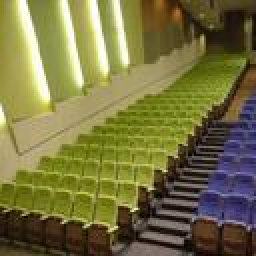
#> input picture Auditorium/00000001.jpg, 128 x 128 px (shown 2 times larger); its folder holds only this picture in this run
$ jupyter execute --allow-errors 'PSET I.ipynb'   (shell and % lines are left out)   (Python 2 division)   (older library calls are emulated)
#> lines starting #> are read from the running program, lines starting #| are printed output that depends on the picture
### numpy_sift.py
import numpy as np
import math
import time

class SIFTDescriptor(object):
    """Class for computing SIFT descriptor of the square patch

    Attributes:
        patchSize: size of the patch in pixels
        maxBinValue: maximum descriptor element after L2 normalization. All above are clipped to this value
        numOrientationBins: number of orientation bins for histogram
        numSpatialBins: number of spatial bins. The final descriptor size is numSpatialBins x numSpatialBins x numOrientationBins
    """
    def precomputebins(self):
        halfSize = int(self.patchSize/2)
        ps = self.patchSize
        sb = self.spatialBins;
        step = float(self.spatialBins + 1) / (2 * halfSize)
        precomp_bins = np.zeros(2*ps, dtype = np.int32)
        precomp_weights = np.zeros(2*ps, dtype = np.float)
        precomp_bin_weights_by_bx_py_px_mapping = np.zeros((sb,sb,ps,ps), dtype = np.float)
        for i in range(ps):
            i1 = i + ps
            x = step * i
            xi = int(x)
            # bin indices
            precomp_bins[i] = xi -1;
            precomp_bins[i1] = xi
            #bin weights
            precomp_weights[i1] = x - xi;
            precomp_weights[i] = 1.0 - precomp_weights[i1];
            #truncate
            if  (precomp_bins[i] < 0):
                precomp_bins[i] = 0;
                precomp_weights[i] = 0
            if  (precomp_bins[i] >= self.spatialBins):
                precomp_bins[i] = self.spatialBins - 1;
                precomp_weights[i] = 0
            if  (precomp_bins[i1] < 0):
                precomp_bins[i1] = 0;
                precomp_weights[i1] = 0
            if  (precomp_bins[i1] >= self.spatialBins):
                precomp_bins[i1] = self.spatialBins - 1;
                precomp_weights[i1] = 0
        for y in range(ps):
            for x in range(ps):
                precomp_bin_weights_by_bx_py_px_mapping[precomp_bins[y], precomp_bins[x], y, x ] += precomp_weights[y]*precomp_weights[x]
                precomp_bin_weights_by_bx_py_px_mapping[precomp_bins[y+ps], precomp_bins[x], y, x ] += precomp_weights[y+ps]*precomp_weights[x]
                precomp_bin_weights_by_bx_py_px_mapping[precomp_bins[y], precomp_bins[x+ps], y, x ] += precomp_weights[y]*precomp_weights[x+ps]
                precomp_bin_weights_by_bx_py_px_mapping[precomp_bins[y+ps], precomp_bins[x+ps], y, x ] += precomp_weights[y+ps]*precomp_weights[x+ps]
        mask =  self.CircularGaussKernel(kernlen=self.patchSize)
        for y in range(sb):
            for x in range(sb):
                precomp_bin_weights_by_bx_py_px_mapping[y,x,:,:] *= mask
                precomp_bin_weights_by_bx_py_px_mapping[y,x,:,:] = np.maximum(0,precomp_bin_weights_by_bx_py_px_mapping[y,x,:,:])
        return precomp_bins.astype(np.int32),precomp_weights,precomp_bin_weights_by_bx_py_px_mapping,mask
    def __init__(self, patchSize = 41, maxBinValue = 0.2, numOrientationBins = 8, numSpatialBins = 4):
        self.patchSize = patchSize
        self.maxBinValue = maxBinValue
        self.orientationBins = numOrientationBins
        self.spatialBins = numSpatialBins
        self.precomp_bins,self.precomp_weights,self.mapping,self.mask = self.precomputebins()
        self.binaryMask = self.mask > 0
        self.gx = np.zeros((patchSize,patchSize), dtype=np.float)
        self.gy = np.zeros((patchSize,patchSize), dtype=np.float)
        self.ori = np.zeros((patchSize,patchSize), dtype=np.float)
        self.mag = np.zeros((patchSize,patchSize), dtype=np.float)
        self.norm_patch = np.zeros((patchSize,patchSize), dtype=np.float)
        ps = self.patchSize
        sb = self.spatialBins
        ob = self.orientationBins
        self.desc = np.zeros((ob, sb , sb ), dtype = np.float)
        return
    def CircularGaussKernel(self, kernlen=21):
#> called with kernlen = 32
        halfSize = kernlen / 2;
        r2 = halfSize*halfSize;
        sigma2 = 0.9 * r2;
        disq = 0;
        kernel = np.zeros((kernlen,kernlen))
        for y in range(kernlen):
            for x in range(kernlen):
                disq = (y - halfSize)*(y - halfSize) +  (x - halfSize)*(x - halfSize);
                if disq < r2:
                    kernel[y,x] = math.exp(-disq / sigma2)
                else:
                    kernel[y,x] = 0
        return kernel
    def photonorm(self, patch, binaryMask = None):
        if binaryMask is not None:
            std1_coef = 50. /  np.std(patch[binaryMask])
            mean1 =  np.mean(patch[binaryMask])
        else:
            std1_coef = 50. / np.std(patch)
            mean1 =  np.mean(patch)
        if std1_coef >= 50. / 0.000001:
            std1_coef = 50.0
        self.norm_patch = 128. + std1_coef * (patch - mean1);
        self.norm_patch = np.clip(self.norm_patch, 0.,255.);
        return
    def getDerivatives(self,image):
        #[-1 1] kernel for borders
        self.gx[:,0] = image[:,1] - image[:,0]
        self.gy[0,:] = image[1,:] - image[0,:]
        self.gx[:,-1] = image[:,-1] - image[:,-2]
        self.gy[-1,:] = image[-1,:] - image[-2,:]
        #[-1 0 1] kernel for the rest
        self.gy[1:-2,:] = image[2:-1,:] - image[0:-3,:]
        self.gx[:,1:-2] = image[:,2:-1] - image[:,0:-3]
        self.gx *= 0.5
        self.gy *= 0.5
        return
    def samplePatch(self,grad,ori):
        ps = self.patchSize
        sb = self.spatialBins
        ob = self.orientationBins
        o_big = float(ob) * (ori + 2.0*math.pi) / (2.0 * math.pi)
        bo0_big = np.floor(o_big)#.astype(np.int32)
        wo1_big = o_big - bo0_big;
        bo0_big = bo0_big % ob;
        bo1_big = (bo0_big + 1.0) % ob;
        wo0_big = 1.0 - wo1_big;
        wo0_big *= grad;
        wo0_big = np.maximum(0, wo0_big)
        wo1_big *= grad;
        wo1_big = np.maximum(0, wo1_big)
        ori_weight_map = np.zeros((ob,ps,ps))
        for o in range(ob):
            relevant0 = np.where(bo0_big == o)
            ori_weight_map[o, relevant0[0], relevant0[1]] = wo0_big[relevant0[0], relevant0[1]]
            relevant1 = np.where(bo1_big == o)
            ori_weight_map[o, relevant1[0], relevant1[1]] += wo1_big[relevant1[0], relevant1[1]]
        for y in range(sb):
            for x in range(sb):
                self.desc[:,y,x] =  np.tensordot( ori_weight_map, self.mapping[y,x,:,:])
        return
    def describe(self,patch, userootsift = False, flatten = True, show_timings = False):
        t = time.time()
        self.photonorm(patch, binaryMask = self.binaryMask);
        if show_timings:
            print 'photonorm time = ', time.time() - t
            t = time.time()
        self.getDerivatives(self.norm_patch)
        if show_timings:
            print 'gradients time = ', time.time() - t
            t = time.time()
        self.mag = np.sqrt(self.gx * self.gx + self.gy*self.gy)
        self.ori = np.arctan2(self.gy,self.gx)
        if show_timings:
            print 'mag + ori time = ', time.time() - t
            t = time.time()
        self.samplePatch(self.mag,self.ori)
        if show_timings:
            print 'sample patch time = ', time.time() - t
            t = time.time()
        self.desc /= np.linalg.norm(self.desc.flatten(),2)
        self.desc = np.clip(self.desc, 0,self.maxBinValue);
        self.desc /= np.linalg.norm(self.desc.flatten(),2)
        if userootsift:
            self.desc = np.sqrt(self.desc / np.linalg.norm(unnorm_desc.flatten(),1))
        if show_timings:
            print 'clip and norm time = ', time.time() - t
            t = time.time()
        if flatten:
            return np.clip(512. * self.desc.flatten() , 0, 255).astype(np.int32);
        else:
            return np.clip(512. * self.desc , 0, 255).astype(np.int32);

### PSET I.ipynb
[cell 1]
from siftdetector import detect_keypoints
from numpy_sift import SIFTDescriptor
import matplotlib.pyplot as plt
import sys
sys.path.insert(0, '/home/ubuntu/dev/opencv-3.1/build/lib')
import cv2
import time
import numpy as np
import cv2
from sklearn.cluster import KMeans
import os
from math import log
from tqdm import tqdm

[cell 2]
def return_labels(directoryList, range_size, added_limit, count_limit, patch_size=32):
    SD = SIFTDescriptor(patchSize = patch_size)

    #creates initial vector of size 3968
    sift_pictures = np.asarray([[0 for _ in range(range_size)]])
    for directory in directoryList:
        #go through the directories with the relevant images
        for filename in os.listdir(directory):
            name = directory + '/' + filename
            print name
            if name[-3:] == 'png' or name[-3:] == 'jpg':
                image = cv2.imread(name)
#> image is the input picture: shape (128, 128, 3); mean B, G, R 65, 114.4, 119.3

                #transform it to black and white and get features
                gray = cv2.cvtColor(image, cv2.COLOR_BGR2GRAY)
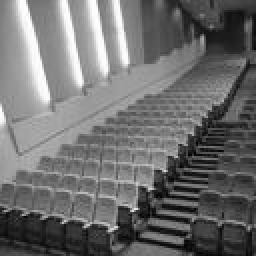
#> gray: shape (128, 128) (shown 2 times larger); min 2, max 254, mean 110.2
                h, w = gray.shape
#> h = 128; w = 128
                corners = cv2.goodFeaturesToTrack(gray,count_limit,0.001,10)
#> corners = 100 rows, first 8: [58, 113], [68, 104], [82, 85], [76, 94], [42, 112], [31, 110], [96, 67], [101, 17]

                corners = np.int0(corners)
                image_sift_features = np.asarray([])
                count, actually_added = 0, 0

                #Here we want to get 31 images for our feature vector and then break out of the loop
                while actually_added < added_limit and count < count_limit:
                    corner = corners[count][0]
                    if patch_size/2 <= corner[1] <= h-patch_size/2 and patch_size/2 <= corner[0] <= w-patch_size/2:
                        patch = gray[corner[1]-patch_size/2:corner[1]+patch_size/2, corner[0]-patch_size/2:corner[0]+patch_size/2]
                        sift = SD.describe(patch)
                        image_sift_features = np.append(image_sift_features, sift)
                        actually_added += 1
                    count += 1
#> this loop made 26 passes
#> corner on passes 2, 3, 4, 5, 6, 7, 8, 9, 11, 15, 16, 17: [68, 104], [82, 85], [76, 94], [42, 112], [31, 110], [96, 67], [101, 17], [21, 108], [102, 57], [96, 109], [62, 32], [78, 106]
#> corner on passes 1, 10, 12, 13, 14, 19: [58, 113], [91, 119], [11, 106], [124, 114], [70, 117], [56, 123]
#> pass 2, in return_labels, `patch = gray[corner[1]-patch_size/2:corner[1]+patch_size/2, corner[0]-..`:
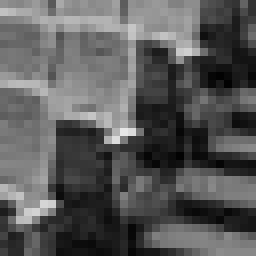
#> patch: shape (32, 32) (shown 8 times larger); min 2, max 231, mean 89.2
#> pass 2, in photonorm, `self.norm_patch = np.clip(self.norm_patch, 0.,255.);`:
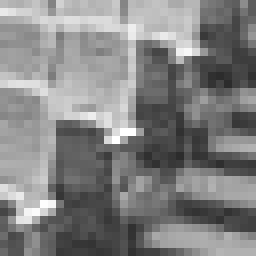
#> self.norm_patch: shape (32, 32) float64 (shown 8 times larger); min 44.57, max 255, mean 130.8
#> pass 2, in getDerivatives, `self.gx *= 0.5`:
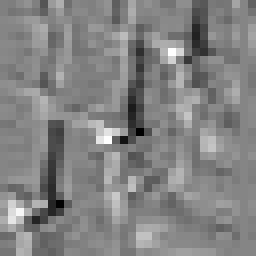
#> self.gx: shape (32, 32) float64 (shown 8 times larger); min -91.36, max 83.63, mean -1.4; drawn with min black and max white
#> after the loop:
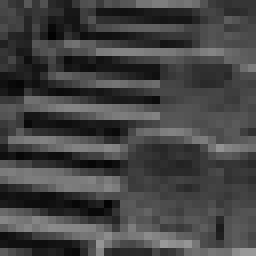
#> patch: shape (32, 32) (shown 8 times larger); min 3, max 153, mean 67.5
#> after the loop, actually_added = 18; count = 26; image_sift_features = 2304 values, max 133 at index 1281, min 0 at index 143, mean 33.98

                sift_pictures = np.append(sift_pictures, [image_sift_features], axis=0)

    return sift_pictures[1:]

#> (a cell that did not finish here is left out)
